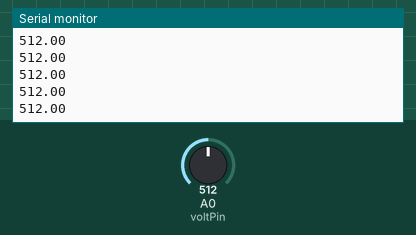
Recording of a sketch running on a simulated Arduino Uno, built with avr-gcc and run on an emulated ATmega328P. Shown: the last lines printed to the serial monitor. The inputs (shaded band) are chosen by the test bench; at power-on: A0 (voltPin) = 512.

Above: at 1.2 s.
1.3 s: A0 (voltPin) set to 716
At 1.56 s:
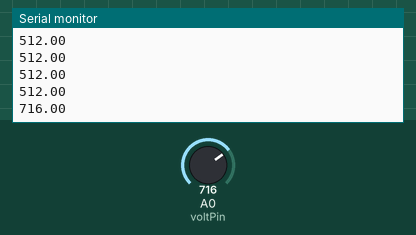
2.8 s: A0 (voltPin) set to 900
At 2.96 s:
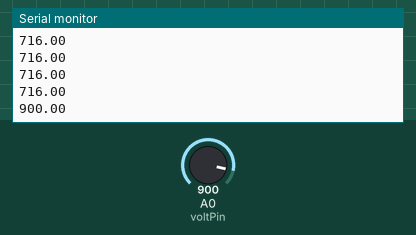
Timing chart, 0 to 5.8 s (numbered marks = the images above; inputs shaded):
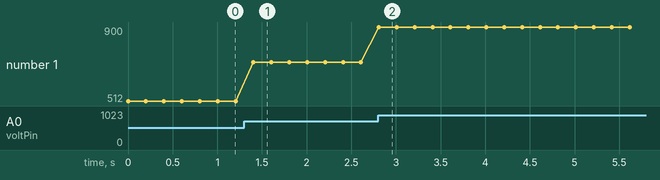

The sketch:

graphite_simple.ino
```cpp
int voltPin = 0;
float voltage[500];
float moyenne=0;
float volti=0;


void setup()
{
  Serial.begin(9600);  //Start the serial connection with the copmuter
}

void loop()                     // run over and over again
{
  volti=analogRead(voltPin);
  Serial.println(volti);
  delay(200);
  // for (int i = 0; i < 50; i++) {
  //   //voltage[i] = analogRead(temperaturePin);
  //   moyenne=moyenne+analogRead(voltPin);
  //   delay(50);}

  // Serial.println(moyenne/50);
  // moyenne=0;                     //printing the result
                                  //waiting a second
}
```

Measured:
- after the input at 1.3 s, the serial monitor: prints a new line after 0.10 s (image 1)
- after the input at 2.8 s, the serial monitor: prints a new line at once (image 2)
- plotted number 1: 512 → 716 after the input at 1.3 s, 716 → 900 after the input at 2.8 s
